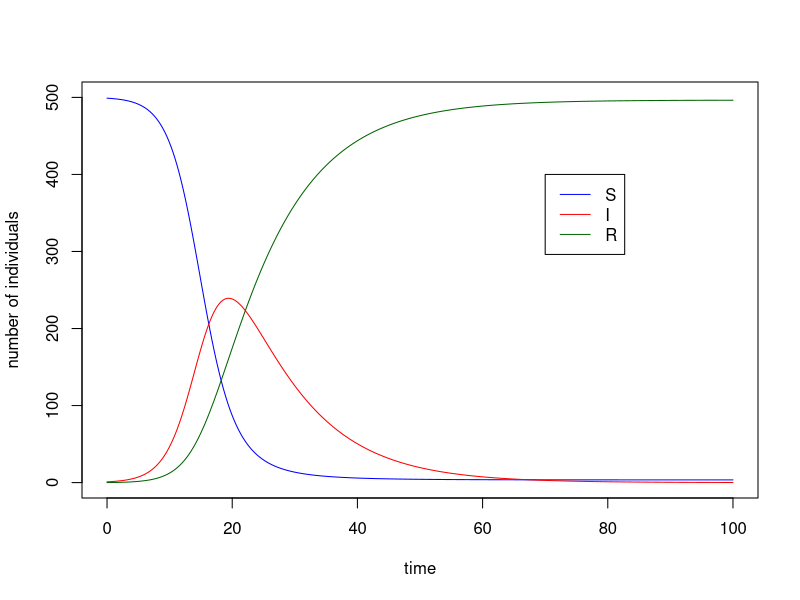

Here is the R script that generated this plot:
##########################################################
# Starting script to the module 'SIR models of epidemics'
##########################################################

# implements the basic SIR model, and plots simulation results

## Here you only need to know basic things:
##  #  To make comments
##  <-	Assigning a value to a symbol
##  c	To create a vector c(v1, v2, ..., vn)
##  e	is *10^
##  seq(a,b,c)	To create a sequence from a to b with intervals c


###################################
# FUNCTION DEFINITIONS
###################################

###
# SIR <- function(t, x, parms)
# Use: calculates the derivatives for the SIR model
# Input: 
#      t: time (not used here, because there is no explicit time dependence)
#      x: vector of the current values of all variables (S, I, R)
#      parms: vector of all parameter values
# Output:
#      der: vector of derivatives

# To use the lsoda function, the model function has to be a function of t (time),
# x (the vector of the variables) and parms (the parameters of the model).

SIR <- function(t, x, parms){
  
  # Beta and r are not global variables. This means that if you type beta in R, the output will be 'beta',
  # and not its value. You have to specify that you want to use the value of beta from 'parms' to solve the ODEs.
  # Similarly, the variables of the model are taken from the vector x. This is done by the 'with' function.
  
  with(as.list(c(parms,x)),{
    dS <- - beta*S*I
    dI <- + beta*S*I - r*I
    dR <- r*I         # Note: because S+I+R=constant, this equation could actually be omitted,
    # and R at any time point could simply be calculated as N-S-I.
    der <- c(dS, dI,dR)
    list(der)  # the output must be returned    
  }) # end of 'with'
  
}  # end of function definition


###########################
# MAIN PROGRAM
###########################

### LOAD LIBRARIES
#load R library for ordinary differential equation solvers
library(deSolve)

### INITIALIZE PARAMETER SETTINGS

parms <- c(beta=1e-3, r=1e-1)		# set the parameters of the model
inits <- c(S=499, I=1, R=0)		# set the initial values
dt    <- seq(0,100,0.1)			# set the time points for evaluation

# Calculate and print R_0 on the screen
N <- sum(inits)
R_0 <- with(as.list(parms),{beta*N/r})
print(paste("R_0 =",R_0),quote=FALSE)


### SIMULATE THE MODEL

## Use lsoda to solve the differential equations numerically. The syntax should be
## lsoda(initial values, time points, function, parameters)

simulation <- as.data.frame(lsoda(inits, dt, SIR, parms=parms)) # this way our set 'parms' will be used as default

### PLOT THE OUTPUT

# If you remove the # before pdf(...) and dev.off(), the output will be written in a pdf file,
# in the working directory. If you don't, a window containing your graph will just pop up.

#pdf("startingscript.pdf")

# Plot S according to time, in blue, and add the graph I and R according to time,
# in red and dark green respectively. Call help(plot) for further details.

attach(simulation) # this command allows you to refer to the columns of the data frame directly.

plot(dt, S, type="l", col="blue", ylim=c(0,sum(inits)), xlab="time", ylab="number of individuals")
lines(dt, I, type="l", col="red")
lines(dt, R, type="l", col="darkgreen")

# Add a legend to the graph
legend(70,400, legend=c("S","I","R"), col=c("blue", "red", "darkgreen"), lty=rep(1,3))
#dev.off()

detach(simulation) # clean up the search path
